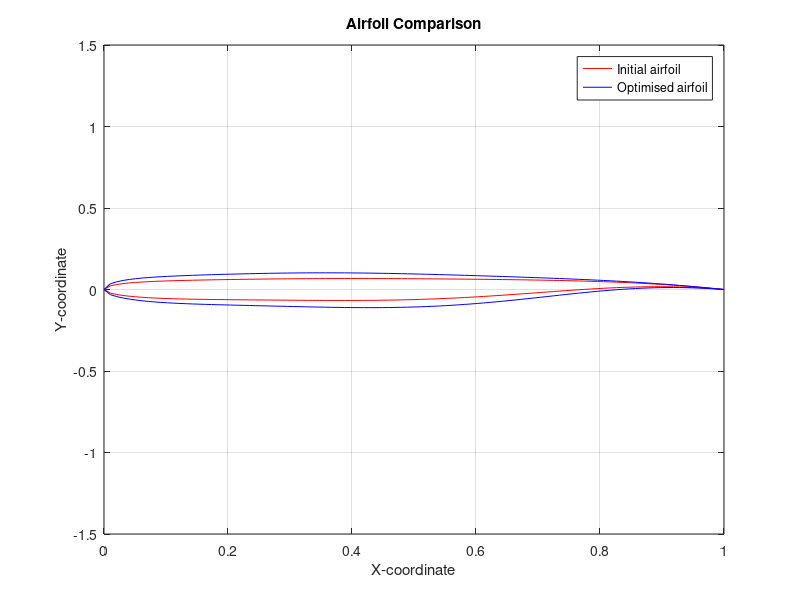

Write the MATLAB code that produced this figure.
% Open the first file and read coordinates
fid1 = fopen('airfoil_init.dat', 'r');
Coor1 = fscanf(fid1, '%g %g', [2 Inf]);
fclose(fid1);

% Open the second file and read coordinates
fid2 = fopen('airfoil_optimised.dat', 'r');
Coor2 = fscanf(fid2, '%g %g', [2 Inf]);
fclose(fid2);

% Plot the first airfoil with red crosses
figure;
plot(Coor1(1, :), Coor1(2, :), 'r-', 'DisplayName', 'Initial airfoil');
hold on;

% Plot the second airfoil with a blue continuous line
plot(Coor2(1, :), Coor2(2, :), 'b-', 'DisplayName', 'Optimised airfoil');

% Set plot limits
axis([0, 1, -1.5, 1.5]);

% Add legend
legend('Location', 'Best');
xlabel('X-coordinate');
ylabel('Y-coordinate');
title('Airfoil Comparison');
grid on;